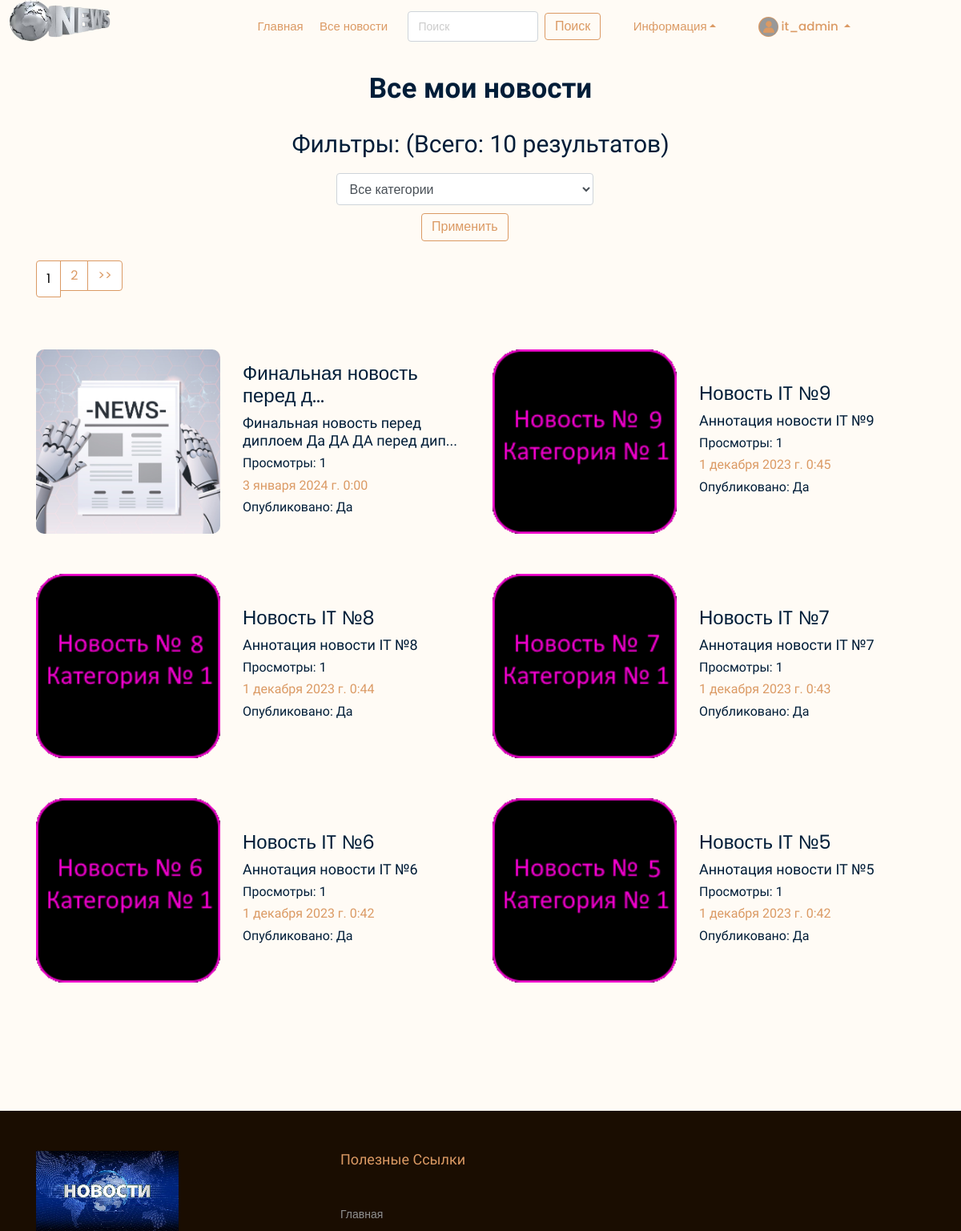
/users/mynewslist (signed in, upper part), run on an earlier commit of the app's database.
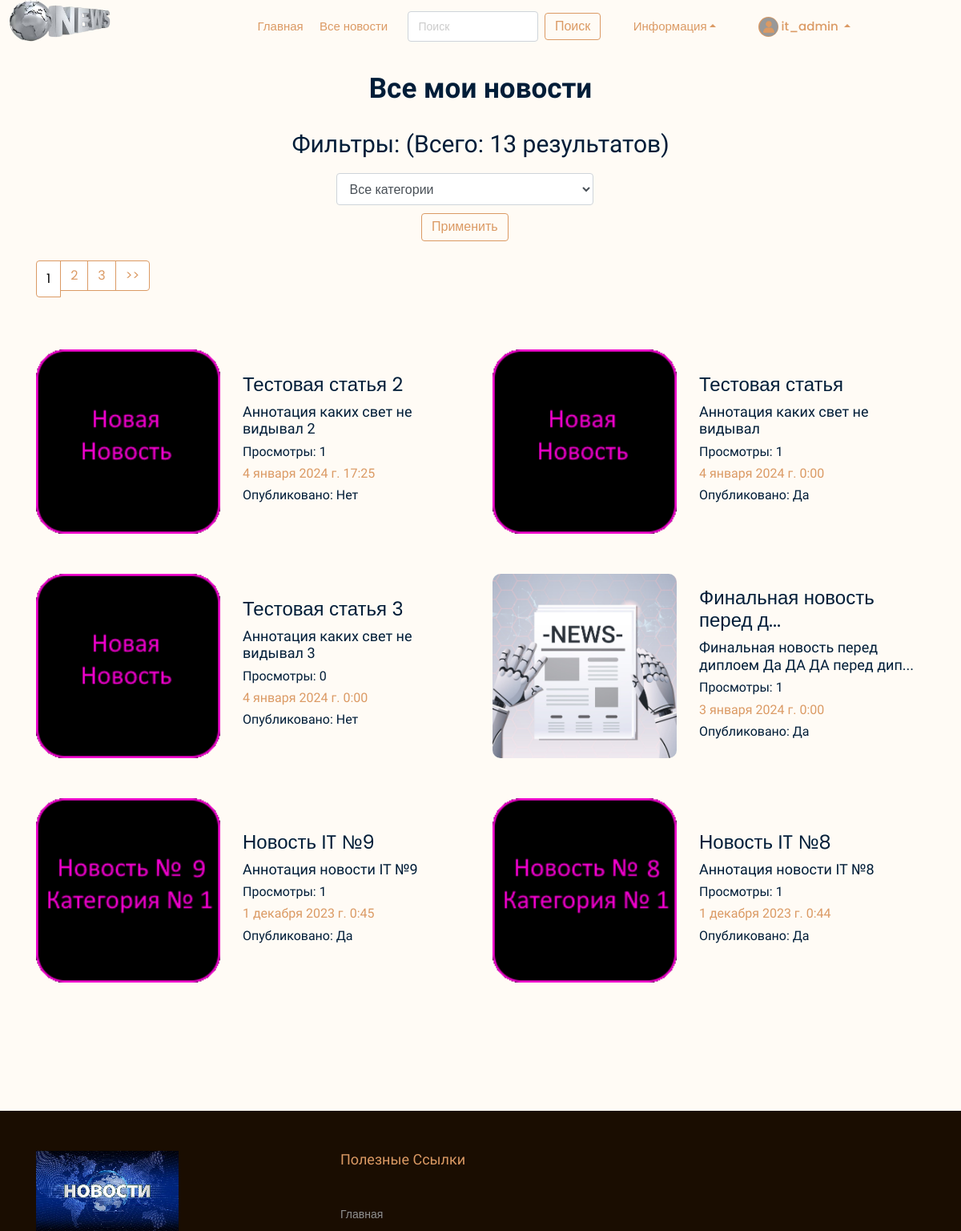
And on a later commit of the database.
### news/models.py (models this page shows, shortened)
class Article(models.Model):
    categories = [('IT', 'IT'),
                  ('MATH', 'Mathematic'),
                  ('AI', 'AI')]
    author = models.ForeignKey(User, on_delete=models.SET_NULL, null=True, verbose_name='Автор')    # Если пользователь удалится, то данное поле будет NULL
    title = models.CharField('Название', max_length=50, validators=[MinLengthValidator(10), MaxLengthValidator(50)])
    anouncement = models.TextField('Аннотация', max_length=250, validators=[MinLengthValidator(10), MaxLengthValidator(250)])
    text = models.TextField('Текст новости', validators=[MinLengthValidator(30), MaxLengthValidator(1500)])
    date = models.DateTimeField('Дата публикации', auto_created=True)
    date_edit = models.DateTimeField('Дата редактирования', auto_now=True)
    category = models.CharField(choices=categories, max_length=20, verbose_name='Категории')
    tags = models.ManyToManyField(to=Tag, blank=True, verbose_name='Тэги')    # blank - разрешаем полю быть пустым
    slug = models.SlugField()
    objects = models.Manager()
    published = PublishedToday()
    status = models.BooleanField(default=False, verbose_name='Опубликовано')    # Автор добавляет новость и по-умолчанию она не публикуется. Модетатор должен подтвердить публикацию - True
    def get_absolute_url(self):
        return f'/news/show/{self.id}'
    def get_views(self):
        return self.views.count()
    class Meta:
        ordering = ['date', 'title']    # Порядок сортировки
        verbose_name = 'Новость'
        verbose_name_plural = 'Новости'

class Image(models.Model):
    def folder_path(instance, filename):
        return f"article_images/article_{instance.article.pk}/{filename}"
    article = models.ForeignKey(Article, on_delete=models.CASCADE, verbose_name='Новость')
    title = models.CharField(max_length=50, blank=True, verbose_name='Название')
    image = models.ImageField(upload_to=folder_path)     # лучше добавить поле default !!!  # default='default_article_img.png',
    objects = models.Manager()
    class Meta:
        verbose_name = 'Изображение'
        verbose_name_plural = 'Изображения'

### users/views.py (the view)
# urls.py: path('mynewslist', views.my_news_list, name='my_news_list'),
def my_news_list(request):
    categories = Article.categories #создали перечень категорий
    author = User.objects.get(id=request.user.id) #фильтр по автору
    articles = Article.objects.filter(author=author)
    if request.method == "POST":
        selected_category = int(request.POST.get('category_filter'))
        if selected_category != 0: #фильтруем найденные результаты по категориям
            articles = articles.filter(category__icontains=categories[selected_category-1][0])
    else: #если страница открывется впервые
        selected_category = 0
    articles = articles.order_by('-date')
    total = len(articles)
    p = Paginator(articles, 6)
    page_number = request.GET.get('page')
    page_obj = p.get_page(page_number)
    context = {'articles': page_obj, 'total': total,
               'categories': categories, 'selected_category': selected_category}
    return render(request, 'users/my_news_list.html', context)

### users/templatetags/users_extras.py (called while the page is built)
@register.filter(name="has_group")
def has_group(user, group_name):
    return user.groups.filter(name=group_name).exists()

### users/templates/users/my_news_list.html (shortened to what the changed rows need)
{% extends 'main/base_template.html' %}
{% load static %}
{% load bootstrap5 %}
{% block content %}
<div class="Delicious_area">
    {% if total != 0 %}
    <div class="container">
        <div class="row">
            <div class="col-xl-12">
                <div class="section_title text-center mb-30">
                    <h3>Все мои новости</h3>
                </div>
            </div>
        </div>
        <div class="row">
            <div class="col-xl-12">
                <div class="section_title text-center mb-50">
                    <label><h2> Фильтры: (Всего: {{ total }} результатов) </h2>
                        <form method="post">
                                    <div class="form-group col-11">
                                        <select class="form-select" name="category_filter" style="width:80%">
                                            <option value="0">Все категории</option>
                                        </select>
                                        <button class="buttn2 boxed-button2 my-2 my-sm-0" type="submit">Применить</button>
                                    </div>
                        </form>
                    </label>
                {% if total > 6 %}
                    <div class="container mx-auto">
                        <div class="row ">
                            <nav aria-label="Page navigation example">
                                <ul class="pagination1">
                                    {% for p in articles.paginator.page_range %}
                                        {% if articles.number == p %}
                                            <li class="page-item1"><p class="page-link1" style="color:black;"> {{ p }}</p></li>
                                        {% else %}
                                            <li class="page-item1"><a class="page-link1" href="?page={{ p }}"> {{ p }}</a></li>
                                        {% endif %}
                                    {% endfor %}
                                    {% if articles.has_next %}
                                        <li class="page-item1"><a class="page-link1" href="?page={{ articles.next_page_number }}"> >> </a></li>
                                    {% endif %}
                                </ul>
                            </nav>
                        </div>
                    </div>
                {% endif %}
                </div>
            </div>
        </div>
    </div>
    <div class="container">
        <div class="row">
            {% for article in articles %}
                <div class="col-xl-6 col-md-6 col-lg-6">
                    <a href="{{ article.get_absolute_url }}">
                    <div class="single_delicious d-flex align-items-center">
                        <div class="thumb">
                            {% if article.image_set.all %}
                                <img src="{{ article.image_set.all.0.image.url }}" alt="{{ article.title }}">
                            {% else %}
                                <img class="d-block" src="/media/default_article_img.png" alt="{{ article.title }}">
                            {% endif %}
                        </div>
                        <div class="info">
                            {% if article.title|length > 25 %}
                                <h3>{{ article.title|slice:":25" }}...</h3>
                            {% else %}
                                <h3>{{ article.title }}</h3>
                            {% endif %}
                            {% if article.anouncement|length > 50 %}
                                <h4>{{ article.anouncement|slice:":50" }}...</h4>
                            {% else %}
                                <h4>{{ article.anouncement }}</h4>
                            {% endif %}
                            <h5>Просмотры: {{ article.get_views }}</h5>
                            <h5><span>{{ article.date }}</span></h5>
                            {% if article.status %}
                                <h5>Опубликовано: Да</h5>
                            {% else %}
                                <h5>Опубликовано: Нет</h5>
                            {% endif %}
                        </div>
                    </div>
                </div>
            {% endfor %}
        </div>
    </div>
    {% endif %}
</div>
{% endblock %}

### main/templates/main/header.html (shortened to what this page needs)
{% load static %}
{% load users_extras %}
<header>
    <div class="header-area">
        <div id="sticky-header" class="main-header-area">
            <div class="container-fluid p-0">
                <div class="header_bottom_border">
                    <div class="row align-self-start no-gutters">
                        <div class="mx-auto col-xl-2 col-lg-2">
                            <div class="logo">
                                <a href="{% url 'home' %}">
                                        <img src="{% static 'main' %}/img/logo.png" alt="">
                                </a>
                            </div>
                        </div>
                        <div class="col-xl-10 col-lg-10">
                            <div class="main-menu d-none d-lg-block">
                                <nav>
                                    <ul id="navigation">
                                        <li><a href="{% url 'home' %}">Главная</a></li>
                                        <li><a href="{% url 'news_index' %}">Все новости</a></li>
                                        <li>
                                            <form class="form-inline" action="{% url 'search' %}" method="post" style="width: 250px">
                                                <input class="form-search mr-sm-2" id="search_input" name="search_input" type="search" placeholder="Поиск" aria-label="Search">
                                                <button class="buttn2 boxed-button2 my-2 my-sm-0" type="submit">Поиск</button>
                                            </form>
                                        </li>
                                        <li class="nav-item dropup">
                                            <a class="nav-link dropdown-toggle dropdown-toggle-split" data-toggle="dropdown" href="#" role="button" aria-haspopup="true" aria-expanded="false">
                                            Информация</a>
                                        </li>
                                        {% if request.user.id %}
                                            <li class="nav-item dropup">
                                                <a class="nav-link dropdown-toggle dropdown-toggle-split" data-toggle="dropdown" href="#" role="button" aria-haspopup="true" aria-expanded="false">
                                                    <img src="{{ request.user.account.account_image.url }}" alt="" width="25" height="25" class="rounded-circle me-2">
                                                    {{ request.user.username }}
                                                </a>
                                            </li>
                                        {% endif %}
                                        <br>
                                    </ul>
                                </nav>
                            </div>
                        </div>
                        <div class="col-12">
                        </div>
                    </div>
                </div>
            </div>
        </div>
    </div>
</header>

What changed in the data, as far as the page shows it:
no longer on this page (row unchanged): Article: image_set.all.0.image (picture), title "Новость IT №7", anouncement "Аннотация новости IT №7", get_views "1", date "1 декабря 2023 г. 0:43", status "Опубликовано: Да"
no longer on this page (row unchanged): Article: image_set.all.0.image (picture), title "Новость IT №6", anouncement "Аннотация новости IT №6", get_views "1", date "1 декабря 2023 г. 0:42", status "Опубликовано: Да"
no longer on this page (row unchanged): Article: image_set.all.0.image (picture), title "Новость IT №5", anouncement "Аннотация новости IT №5", get_views "1", date "1 декабря 2023 г. 0:42", status "Опубликовано: Да"
added Article: image_set.all.0.image (placeholder picture), title "Тестовая статья 2", anouncement "Аннотация каких свет не видывал 2", get_views "1", date "4 января 2024 г. 17:25", status "Опубликовано: Нет"
added Article: image_set.all.0.image (placeholder picture), title "Тестовая статья", anouncement "Аннотация каких свет не видывал", get_views "1", date "4 января 2024 г. 0:00", status "Опубликовано: Да"
added Article: image_set.all.0.image (placeholder picture), title "Тестовая статья 3", anouncement "Аннотация каких свет не видывал 3", get_views "0", date "4 января 2024 г. 0:00", status "Опубликовано: Нет"
Also different on the page:
{{ total }}: "10" → "13"
new list line: "3"
